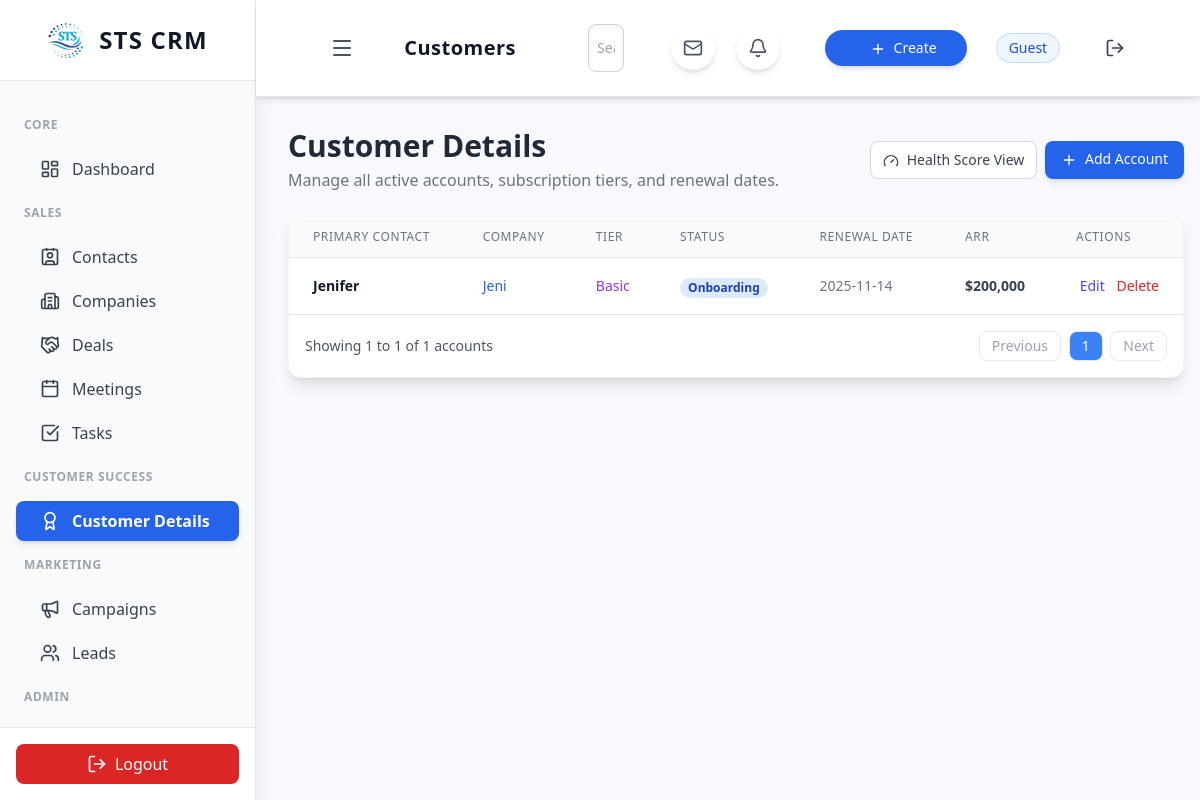
The page /customers.php on the database its author committed.
### tables this page shows
CREATE TABLE `customers` (
  `id` int(11) UNSIGNED NOT NULL,
  `name` varchar(255) NOT NULL COMMENT 'Primary Contact Name',
  `company` varchar(255) NOT NULL,
  `tier` varchar(50) NOT NULL COMMENT 'Subscription Tier (Basic, Pro, Enterprise)',
  `status` varchar(50) NOT NULL COMMENT 'Customer Status (Active, Churn Risk, Onboarding)',
  `renewal_date` date DEFAULT NULL,
  `arr_value` decimal(10,2) NOT NULL DEFAULT 0.00 COMMENT 'Annual Recurring Revenue',
  `created_by` int(11) UNSIGNED NOT NULL COMMENT 'Foreign key to users table',
  `created_at` datetime DEFAULT current_timestamp()
);

### customers.php (the view, shortened to what this page needs)
<?php
include 'api/db.php';
$limit = 10;
$page = isset($_GET['page']) ? (int)$_GET['page'] : 1;
$start = ($page - 1) * $limit;
$count_sql = "SELECT COUNT(id) AS total FROM customers";
$count_result = $conn->query($count_sql);
$total_customers = $count_result->fetch_assoc()['total'];
$total_pages = ceil($total_customers / $limit);
if (!function_exists('generate_customer_row')) {
    function generate_customer_row($id, $name, $company, $tier, $status, $renewal_date, $arr_value) {
        $status_class = match ($status) {
            'Active' => 'bg-green-100 text-green-800',
            'Churn Risk' => 'bg-red-100 text-red-800',
            'Onboarding' => 'bg-blue-100 text-blue-800',
            default => 'bg-gray-100 text-gray-800',
        };
        return '
            <tr class="hover:bg-gray-50 transition duration-150">
                <td class="px-6 py-4 whitespace-nowrap text-sm font-semibold text-gray-900">' . htmlspecialchars($name) . '</td>
                <td class="px-6 py-4 whitespace-nowrap text-sm text-blue-600 hover:text-blue-800 cursor-pointer">' . htmlspecialchars($company) . '</td>
                <td class="px-6 py-4 whitespace-nowrap text-sm font-medium text-purple-600">' . htmlspecialchars($tier) . '</td>
                <td class="px-6 py-4 whitespace-nowrap">
                    <span class="px-2 inline-flex text-xs leading-5 font-semibold rounded-full ' . $status_class . '">'
                        . htmlspecialchars($status) . '
                    </span>
                </td>
                <td class="px-6 py-4 whitespace-nowrap text-sm text-gray-500">' . htmlspecialchars($renewal_date) . '</td>
                <td class="px-6 py-4 whitespace-nowrap text-sm text-gray-700 font-bold">' . htmlspecialchars($arr_value) . '</td>
                <td class="px-6 py-4 whitespace-nowrap text-right text-sm font-medium space-x-2">
                    <a href="edit_customer.php?id=' . $id . '" class="text-indigo-600 hover:text-indigo-900">Edit</a>
                    <a href="javascript:void(0);" onclick="deleteCustomer(' . $id . ')" class="text-red-600 hover:text-red-900">Delete</a>
                </td>
            </tr>
        ';
    }
}
$customer_rows_html = '';
$sql = "SELECT id, name, company, tier, status, renewal_date, arr_value FROM customers ORDER BY company ASC LIMIT $start, $limit";
$result = $conn->query($sql);
if ($result && $result->num_rows > 0) {
    while($row = $result->fetch_assoc()) {
        $arr_display = '$' . number_format($row['arr_value'], 0);
        $renewal_display = $row['renewal_date'] ? date('Y-m-d', strtotime($row['renewal_date'])) : 'N/A';
        $customer_rows_html .= generate_customer_row(
            $row['id'],
            $row['name'],
            $row['company'],
            $row['tier'],
            $row['status'],
            $renewal_display,
            $arr_display
        );
    }
} else {
    $colspan = 7;
    $customer_rows_html = '<tr><td colspan="'.$colspan.'" class="px-6 py-4 text-center text-gray-500">No customer records found. Click "Add Account" to get started.</td></tr>';
}
?>
<div class="flex flex-col sm:flex-row justify-between items-start sm:items-center mb-6">
    <div>
        <h1 class="text-3xl font-bold text-gray-800">Customer Details</h1>
        <p class="text-gray-500 mt-1">Manage all active accounts, subscription tiers, and renewal dates.</p>
    </div>
    <div class="mt-4 sm:mt-0 flex space-x-2">
        <button onclick="toggleHealthScoreView()"
            class="px-3 py-2 text-sm font-medium rounded-lg border border-gray-300 bg-white text-gray-700 hover:bg-gray-100 transition">
            <i data-lucide="gauge" class="w-4 h-4 inline mr-1"></i> Health Score View
        </button>
        <a href="add_customer.php" class="px-4 py-2 text-sm font-medium rounded-lg
                                            bg-blue-600 hover:bg-blue-800 text-white transition duration-150 shadow-md">
            <i data-lucide="plus" class="w-4 h-4 inline mr-1"></i> Add Account
        </a>
    </div>
</div>
<div class="bg-white rounded-xl shadow-lg border border-gray-100 overflow-hidden">
    <div class="overflow-x-auto">
        <table class="min-w-full divide-y divide-gray-200">
            <thead class="bg-gray-50">
                <tr>
                    <th class="px-6 py-3 text-left text-xs font-medium text-gray-500 uppercase tracking-wider">Primary Contact</th>
                    <th class="px-6 py-3 text-left text-xs font-medium text-gray-500 uppercase tracking-wider">Company</th>
                    <th class="px-6 py-3 text-left text-xs font-medium text-gray-500 uppercase tracking-wider">Tier</th>
                    <th class="px-6 py-3 text-left text-xs font-medium text-gray-500 uppercase tracking-wider">Status</th>
                    <th class="px-6 py-3 text-left text-xs font-medium text-gray-500 uppercase tracking-wider">Renewal Date</th>
                    <th class="px-6 py-3 text-left text-xs font-medium text-gray-500 uppercase tracking-wider">ARR</th>
                    <th class="px-6 py-3 text-left text-xs font-medium text-gray-500 uppercase tracking-wider">Actions</th>
                </tr>
            </thead>
            <tbody class="bg-white divide-y divide-gray-200">
                <?php echo $customer_rows_html; ?>
            </tbody>
        </table>
    </div>
    <div class="p-4 flex justify-between items-center text-sm text-gray-600 border-t border-gray-200">
        <?php
        $end = min($start + $limit, $total_customers);
        $start_display = $total_customers > 0 ? $start + 1 : 0;
        ?>
        <span>Showing <?php echo $start_display; ?> to <?php echo $end; ?> of <?php echo $total_customers; ?> accounts</span>
        <div class="space-x-1">
            <?php if ($page > 1): ?>
                <a href="customers.php?page=<?php echo $page - 1; ?>" class="px-3 py-1 border rounded-lg hover:bg-gray-100">Previous</a>
            <?php else: ?>
                <button disabled class="px-3 py-1 border rounded-lg text-gray-400 cursor-not-allowed">Previous</button>
            <?php endif; ?>
            <?php
            $range = 2;
            for ($i = 1; $i <= $total_pages; $i++) {
                if ($i == $page || ($i >= $page - $range && $i <= $page + $range) || $i == 1 || $i == $total_pages) {
                    if ($i == $page) {
                        echo '<button class="px-3 py-1 border rounded-lg bg-blue-500 text-white">'.$i.'</button>';
                    } else if ($i == 1 || $i == $total_pages || ($i >= $page - $range && $i <= $page + $range)) {
                        echo '<a href="customers.php?page='.$i.'" class="px-3 py-1 border rounded-lg hover:bg-gray-100">'.$i.'</a>';
                    }
                } else if ($i == $page - $range - 1 || $i == $page + $range + 1) {
                    echo '<span class="px-3 py-1 text-gray-500">...</span>';
                }
            }
            ?>
            <?php if ($page < $total_pages): ?>
                <a href="customers.php?page=<?php echo $page + 1; ?>" class="px-3 py-1 border rounded-lg hover:bg-gray-100">Next</a>
            <?php else: ?>
                <button disabled class="px-3 py-1 border rounded-lg text-gray-400 cursor-not-allowed">Next</button>
            <?php endif; ?>
        </div>
    </div>
</div>
<?php
include 'includes/layout.php';
?>

### includes/layout.php (style rules this page uses)
body { background-color: #f7f9fc; }

### rows shown on the page
customers: name "Jenifer", company "Jeni", tier "Basic", status "Onboarding", renewal_date "2025-11-14", arr_value "$200,000"

### other values the page prints
str_replace('.php', '', $current_page) "Customers"
$_SESSION['user_name'] "Guest"
$start_display "1"
$end "1"
$total_customers "1"
